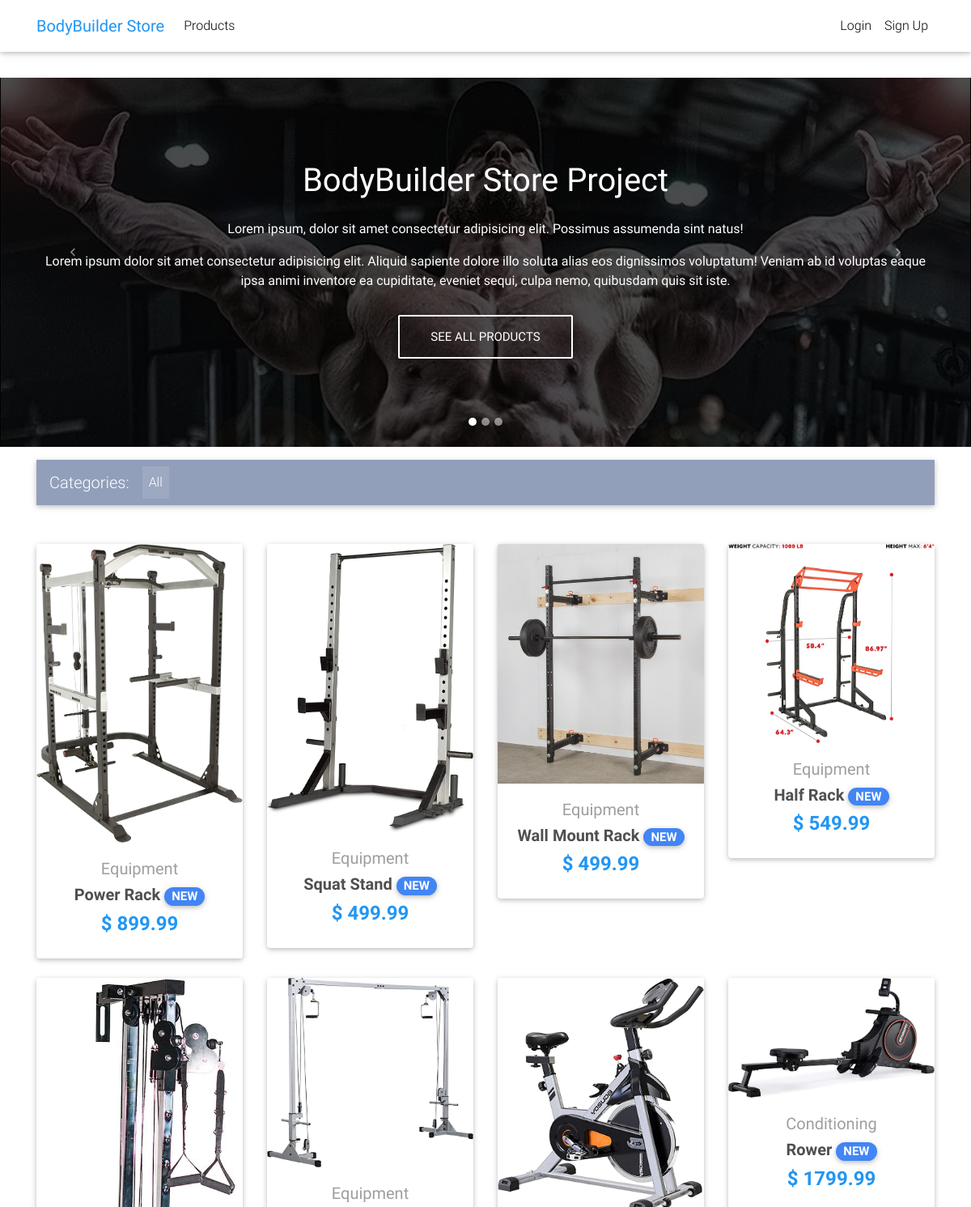
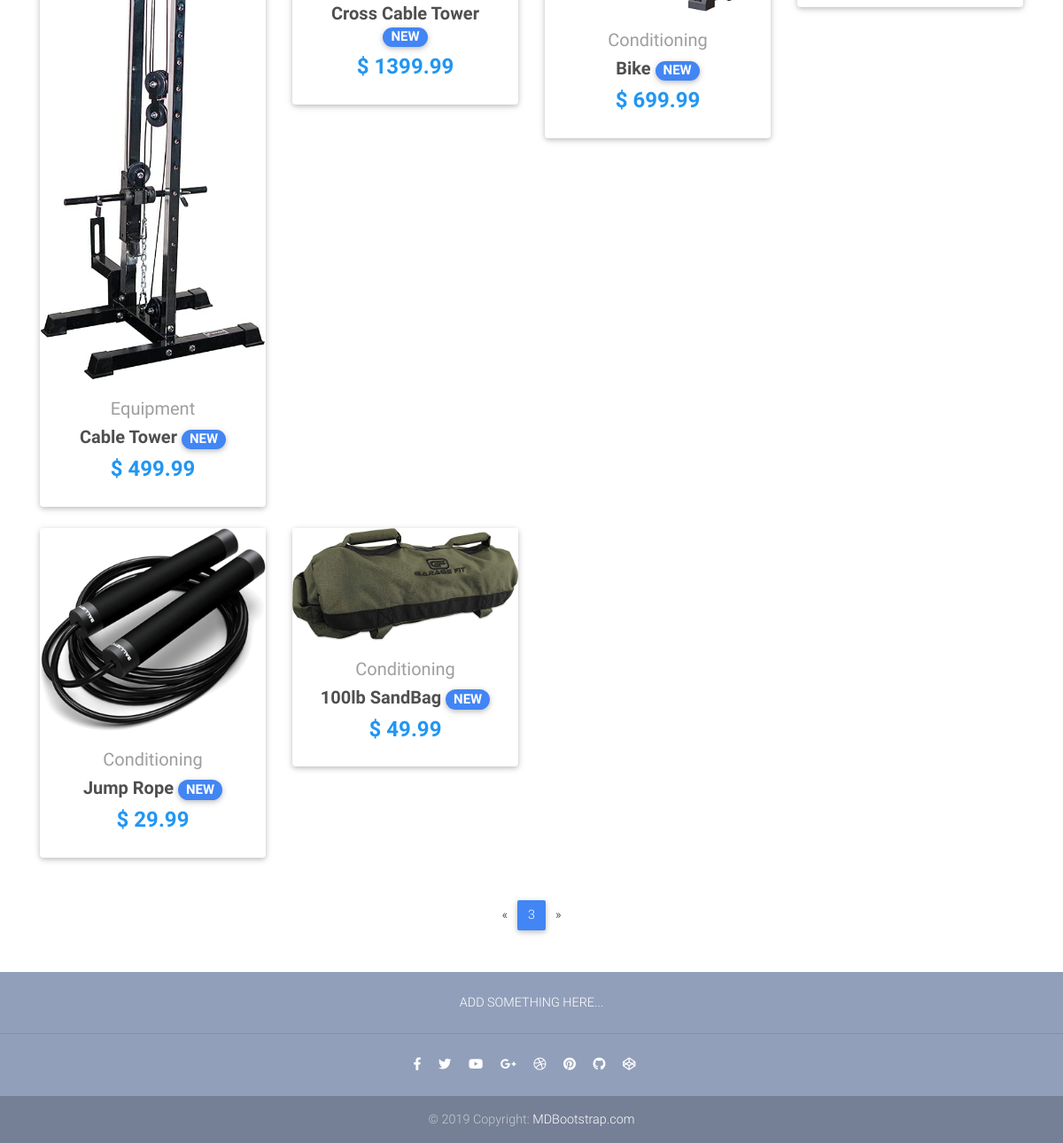
/?page=3, run on the app's committed database (2 pictures, top to bottom).
### core/models.py (models this page shows, shortened)
class Item(models.Model):
    title = models.CharField(max_length=100)
    price = models.DecimalField(max_digits=6, decimal_places=2)
    discount_price = models.DecimalField(max_digits=6, decimal_places=2, blank=True, null=True)
    category = models.CharField(choices=CATEGORY_CHOICES, max_length=2)
    label = models.CharField(choices=LABEL_CHOICES, max_length=2)
    slug = models.SlugField()
    description = models.TextField()
    image = models.ImageField(blank=True, null=True)
    def get_absolute_url(self):
        return reverse("core:product", kwargs={
            'slug': self.slug
        })

### core/views.py (the view)
# urls.py: path('', HomeView.as_view(), name='home'),
class HomeView(ListView):
    model = Item
    paginate_by = 10
    template_name = "home.html"

### core/templates/home.html (shortened to what this page needs)
{% extends "base.html" %}
{% block content %}
  <div id="carousel-example-1z" class="carousel slide carousel-fade pt-4" data-ride="carousel">
    <ol class="carousel-indicators">
      <li data-target="#carousel-example-1z" data-slide-to="0" class="active"></li>
      <li data-target="#carousel-example-1z" data-slide-to="1"></li>
      <li data-target="#carousel-example-1z" data-slide-to="2"></li>
    </ol>
    <div class="carousel-inner" role="listbox">
      <div class="carousel-item active">
        <div class="view" style="background-image: url('/media/bodybuilder1.jpeg'); background-repeat: no-repeat; background-size: cover;">
          <div class="mask rgba-black-strong d-flex justify-content-center align-items-center">
            <div class="text-center white-text mx-5 wow fadeIn">
              <h1 class="mb-4">
                <strong>BodyBuilder Store Project</strong>
              </h1>
              <p>
                <strong>Lorem ipsum, dolor sit amet consectetur adipisicing elit. Possimus assumenda sint natus!</strong>
              </p>
              <p class="mb-4 d-none d-md-block">
                <strong>Lorem ipsum dolor sit amet consectetur adipisicing elit. Aliquid sapiente dolore illo soluta alias eos dignissimos voluptatum! Veniam ab id voluptas eaque ipsa animi inventore ea cupiditate, eveniet sequi, culpa nemo, quibusdam quis sit iste.</strong>
              </p>
              <a target="_blank" href="/products" class="btn btn-outline-white btn-lg">See All Products
              </a>
            </div>
          </div>
        </div>
      </div>
    </div>
    <a class="carousel-control-prev" href="#carousel-example-1z" role="button" data-slide="prev">
      <span class="carousel-control-prev-icon" aria-hidden="true"></span>
    </a>
    <a class="carousel-control-next" href="#carousel-example-1z" role="button" data-slide="next">
      <span class="carousel-control-next-icon" aria-hidden="true"></span>
    </a>
  </div>
  <main>
    <div class="container">
      <nav class="navbar navbar-expand-lg navbar-dark mdb-color lighten-3 mt-3 mb-5">
        <span class="navbar-brand">Categories:</span>
        <div class="collapse navbar-collapse" id="basicExampleNav">
          <ul class="navbar-nav mr-auto">
            <li class="nav-item active">
              <a class="nav-link" href="#">All
              </a>
            </li>
          </ul>
        </div>
      </nav>
      <section class="text-center mb-4">
        <div class="row wow fadeIn">
          {% for item in object_list %}
          <div class="col-lg-3 col-md-6 mb-4">
            <div class="card">
              <div class="view overlay">
                {% if not item.image %}
                <img src="https://mdbootstrap.com/img/Photos/Horizontal/E-commerce/Vertical/12.jpg" class="card-img-top" alt="image">
                {% else %}
                <img class="card-img-top" src="{{ item.image.url }}" alt="image">
                {% endif %}
              </div>
              <div class="card-body text-center">
                <a href="" class="grey-text">
                  <h5>{{item.get_category_display}}</h5>
                </a>
                <h5>
                  <strong>
                    <a href="{{ item.get_absolute_url }}" class="dark-grey-text">{{item.title}}
                      <span class="badge badge-pill {{item.get_label_display}}-color">NEW</span>
                    </a>
                  </strong>
                </h5>
                <h4 class="font-weight-bold blue-text">
                  <strong>$
                    {% if item.discount_price %}
                      {{item.discount_price}}
                    {% else %}
                      {{item.price}}
                    {% endif%}
                  </strong>
                </h4>
              </div>
            </div>
          </div>
          {% endfor %}
        </div>
      </section>
      {% if is_paginated %}
      <nav class="d-flex justify-content-center wow fadeIn">
        <ul class="pagination pg-blue">
          {% if page_obj.has_previous %}
          <li class="page-item">
            <a class="page-link" href="?page={{page_obj.previous_page_number}}" aria-label="Previous">
              <span aria-hidden="true">&laquo;</span>
            </a>
          </li>
          {% endif %}
          <li class="page-item active">
            <a class="page-link" href="?page={{ page_obj.number }}">{{ page_obj.number }}
            </a>
          </li>
          {% if page_obj.has_next %}
          <li class="page-item">
            <a class="page-link" href="?page={{ page_obj.next_page_number }}" aria-label="Next">
              <span aria-hidden="true">&raquo;</span>
            </a>
          </li>
          {% endif %}
        </ul>
      </nav>
      {% endif %}
    </div>
  </main>
{% endblock content %}

### core/templates/base.html (style rules this page uses)
html, body, header, .carousel { height: 60vh; }

### data on the page
Item: image (picture), category "Equipment", title "Power Rack", discount_price "899.99"
Item: image (picture), category "Equipment", title "Squat Stand", price "499.99"
Item: image (picture), category "Equipment", title "Wall Mount Rack", price "499.99"
Item: image (picture), category "Equipment", title "Half Rack", discount_price "549.99"
Item: image (picture), category "Equipment", title "Cable Tower", discount_price "499.99"
Item: image (picture), category "Equipment", title "Cross Cable Tower", discount_price "1399.99"
Item: image (picture), category "Conditioning", title "Bike", price "699.99"
Item: image (picture), category "Conditioning", title "Rower", discount_price "1799.99"
Item: image (picture), category "Conditioning", title "Jump Rope", price "29.99"
Item: image (picture), category "Conditioning", title "100lb SandBag", price "49.99"

### other printed values
{{ page_obj.number }} "3"
